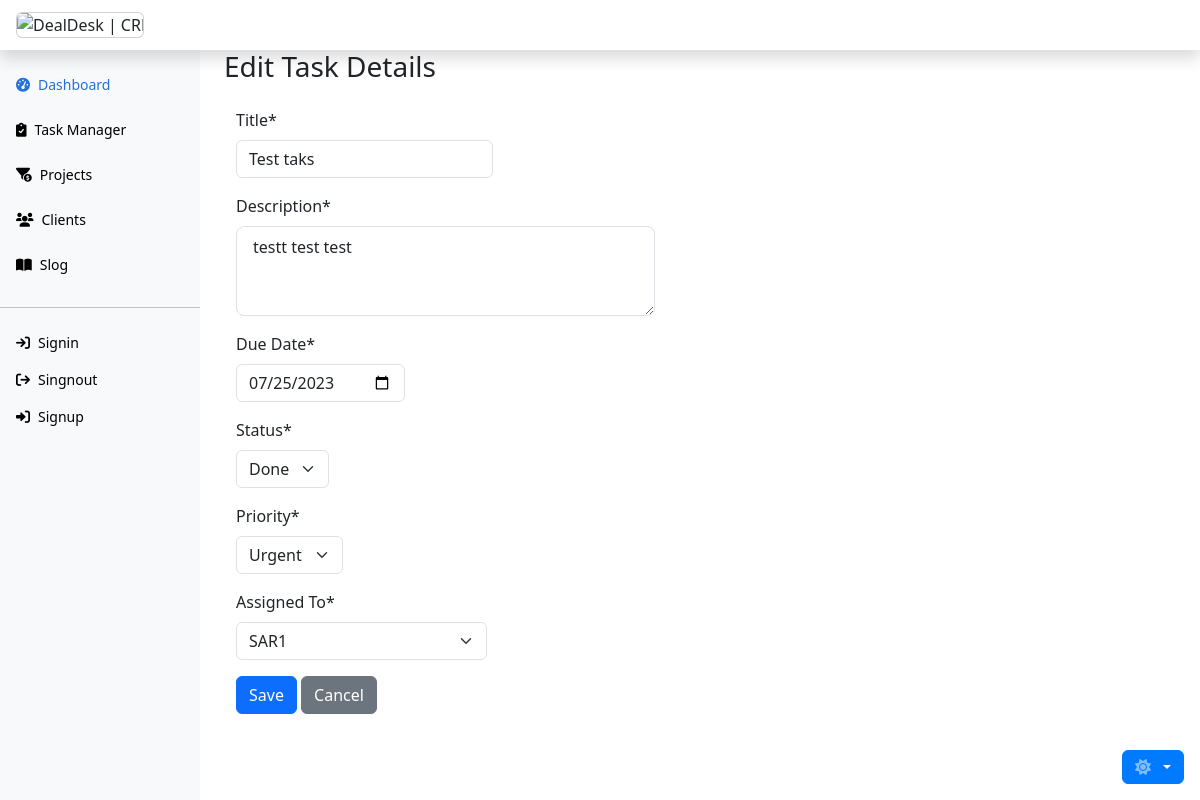
Page /task_manager/edit/1/ on the committed database.
### task_manager/models.py (models this page shows, shortened)
class TaskManager(models.Model):
    title = models.CharField(max_length=55, null=False)
    description = models.CharField(max_length=255)
    due_date = models.DateField(null=False)
    status = models.CharField(
        max_length=50,
        choices=STATUS_CHOICES,
        default="To Do",
        null=False
    )
    priority = models.CharField(
        max_length=50,
        choices=PRIORITY_CHOICES,
        default="Normal",
        null=False
    )
    assigned_to = models.ForeignKey(
        'team.Sar',
        on_delete=models.SET(get_salesman),
        related_name='tasks'
    )
    class Meta:
        ordering = ['due_date']

### task_manager/views.py (the view, shortened to what this page needs)
# urls.py: path('edit/<int:pk>/', TaskUpdateView.as_view(), name='task_edit'),
class TaskUpdateView(UpdateView):
    model = TaskManager
    form_class = TaskManagerForm
    template_name = 'task_manager/task_edit.html'
    success_url = reverse_lazy('task_manager:task_list')

### task_manager/forms.py
class TaskManagerForm(forms.ModelForm):
    class Meta:
        model = TaskManager
        fields = '__all__'
        labels = {
            'title': 'Title',
            'description': 'Description',
            'due_date': 'Due Date',
            'status': 'Status',
            'priority': 'Priority',
            'assigned_to': 'Assigned To',
        }
        widgets = {
            'title': forms.TextInput(attrs={'class': 'form-control', 'placeholder': 'Title', 'tabindex': '1'}),
            'description': forms.Textarea(attrs={'class': 'form-control form-control-lg', 'rows': '3', 'style': 'font-size: 16px', 'placeholder': 'Description', 'tabindex': '2'}),
            'due_date': forms.DateInput(attrs={'class': 'form-control', 'type': 'date', 'tabindex': '3'}),
            'status': forms.Select(attrs={'class': 'form-control', 'tabindex': '4'}),
            'priority': forms.Select(attrs={'class': 'form-control', 'tabindex': '5'}),
            'assigned_to': forms.Select(attrs={'class': 'form-control', 'tabindex': '6'}),
        }
    def __init__(self, *args, **kwargs):
        super().__init__(*args, **kwargs)
        self.fields['assigned_to'].queryset = Sar.objects.all()

### team/models.py (called while the page is built)
    def __str__(self):
        return f"{self.first_name}"

### task_manager/templates/task_manager/task_edit.html (shortened to what this page needs)
{% extends 'base.html' %}
{% load crispy_forms_tags %}
{% block content %}
<div class="col-lg-12">
  <div class="row">
    <div class="col-12">
      <h3 class="bg-body">Edit {{ task.title }} Task Details</h3>
      <div class="container mt-4">
        <form method="post">
          <div class="row">
            {% for field in form %}
            <div class="col-12">
              <div class="form-group">
                <div class="input-group">
                  {{ field|as_crispy_field }}
                </div>
              </div>
            </div>
            {% endfor %}
          </div>
          <div class="form-group">
            <button type="submit" class="btn btn-primary">Save</button>
            <a href="{% url 'task_manager:task_list' %}" class="btn btn-secondary">Cancel</a>
          </div>
        </form>
      </div>
    </div>
  </div>
</div>
{% endblock %}

### rows in the picture
TaskManager: form "Test taks" "testt test test" "07/25/2023" "Done" "Urgent" "SAR1"
